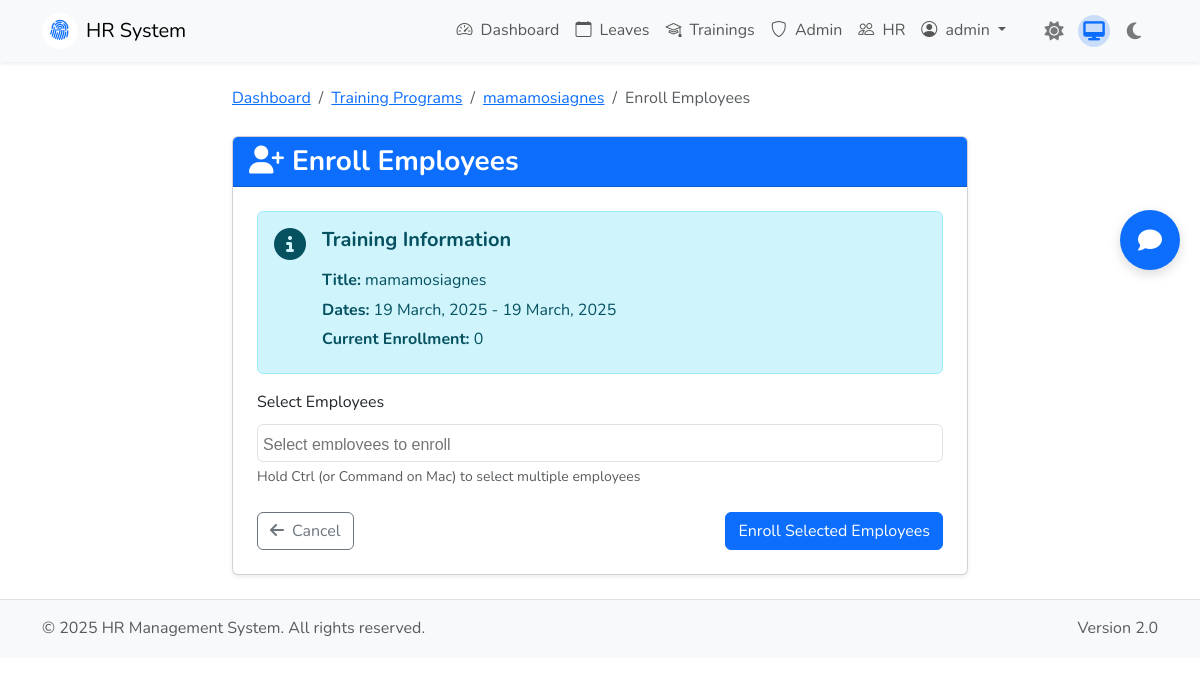
The page /trainings/4/enroll (signed in) on the database its author committed.
### models.py (models this page shows, shortened)
class User(UserMixin, db.Model):
    id = db.Column(db.Integer, primary_key=True)
    username = db.Column(db.String(80), unique=True, nullable=False)
    email = db.Column(db.String(120), unique=True, nullable=False)
    password_hash = db.Column(db.String(200), nullable=False)
    department = db.Column(db.String(100), nullable=False)
    role = db.Column(db.String(20), nullable=False, default='employee')  # 'employee', 'hr', 'admin'
    @property
    def has_complete_profile(self):
        return hasattr(self, 'profile') and self.profile is not None and \
               self.profile.first_name is not None and \
               self.profile.last_name is not None
    def get_display_name(self):
        if self.has_complete_profile:
            return self.profile.get_full_name()
        return self.username
    def is_admin(self):
        return self.role == 'admin'
    def is_hr(self):
        return self.role == 'hr'

class TrainingProgram(db.Model):
    id = db.Column(db.Integer, primary_key=True)
    title = db.Column(db.String(100), nullable=False)
    description = db.Column(db.Text)
    instructor = db.Column(db.String(100))
    start_date = db.Column(db.Date, nullable=False)
    end_date = db.Column(db.Date, nullable=False)
    location = db.Column(db.String(100))
    max_participants = db.Column(db.Integer, default=0)  # 0 means unlimited
    category = db.Column(db.String(50), nullable=False)  # technical, soft-skills, compliance, etc.
    status = db.Column(db.String(20), default='upcoming')  # upcoming, in-progress, completed, cancelled
    created_by = db.Column(db.Integer, db.ForeignKey('user.id'), nullable=False)
    created_at = db.Column(db.DateTime, default=datetime.utcnow)
    updated_at = db.Column(db.DateTime, default=datetime.utcnow, onupdate=datetime.utcnow)
    creator = db.relationship('User', foreign_keys=[created_by], backref=db.backref('created_trainings', lazy='dynamic'))
    enrollments = db.relationship('TrainingEnrollment', back_populates='training', cascade='all, delete-orphan')
    @property
    def enrolled_count(self):
        return TrainingEnrollment.query.filter_by(training_id=self.id).count()
    @property
    def is_full(self):
        if self.max_participants == 0:  # Unlimited participants
            return False
        return self.enrolled_count >= self.max_participants

### app.py (the view, shortened to what this page needs)
@app.route('/trainings/<int:training_id>/enroll', methods=['GET', 'POST'])
@login_required
def enroll_training(training_id):
    training = TrainingProgram.query.get_or_404(training_id)
    if training.status not in ['upcoming', 'in-progress']:
        flash('Enrollment is not available for this training.', 'warning')
        return redirect(url_for('view_training', training_id=training_id))
    if training.is_full:
        flash('This training is at maximum capacity.', 'warning')
        return redirect(url_for('view_training', training_id=training_id))
    if current_user.is_hr() or current_user.is_admin():
        form = EnrollmentForm()
        enrolled_ids = [e.employee_id for e in TrainingEnrollment.query.filter_by(training_id=training_id).all()]
        available_employees = User.query.filter(User.id.notin_(enrolled_ids) if enrolled_ids else True).all()
        form.employees.choices = [(e.id, e.get_display_name() or e.username) for e in available_employees]
        return render_template('trainings/enroll.html', form=form, training=training)

### forms.py
class EnrollmentForm(FlaskForm):
    employees = SelectMultipleField('Select Employees', coerce=int)
    submit = SubmitField('Enroll Selected Employees')

### app.py (called while the page is built)
@login_manager.user_loader
def load_user(user_id):
    return User.query.get(int(user_id))

@app.context_processor
def utility_processor():
    def get_profile_image_url(profile_image, width=300, height=300, version=None):
        if not profile_image or profile_image == 'default-profile':
            return url_for('static', filename='img/default-profile.png')
        return get_optimized_url(profile_image, width, height, version=version)
    now = datetime.now()
    return dict(get_profile_image_url=get_profile_image_url, now=now)

### models.py (called while the page is built)
    def get_full_name(self):
        if self.first_name and self.last_name:
            return f"{self.first_name} {self.last_name}"
        return None

### templates/trainings/enroll.html (shortened to what this page needs)
{% extends "base.html" %}
{% block extra_css %}
<link href="https://cdn.jsdelivr.net/npm/select2@4.1.0-rc.0/dist/css/select2.min.css" rel="stylesheet" />
{% endblock %}
{% block content %}
<div class="row justify-content-center">
    <div class="col-lg-8">
        <nav aria-label="breadcrumb" class="mb-4">
            <ol class="breadcrumb">
                <li class="breadcrumb-item"><a href="{{ url_for('dashboard') }}">Dashboard</a></li>
                <li class="breadcrumb-item"><a href="{{ url_for('trainings') }}">Training Programs</a></li>
                <li class="breadcrumb-item"><a href="{{ url_for('view_training', training_id=training.id) }}">{{ training.title }}</a></li>
                <li class="breadcrumb-item active" aria-current="page">Enroll Employees</li>
            </ol>
        </nav>
        <div class="card shadow-sm">
            <div class="card-header bg-primary text-white">
                <h3 class="card-title mb-0">
                    <i class="fas fa-user-plus me-2"></i>Enroll Employees
                </h3>
            </div>
            <div class="card-body p-4">
                <div class="alert alert-info">
                    <div class="d-flex">
                        <div class="me-3">
                            <i class="fas fa-info-circle fa-2x"></i>
                        </div>
                        <div>
                            <h5 class="alert-heading">Training Information</h5>
                            <p class="mb-1"><strong>Title:</strong> {{ training.title }}</p>
                            <p class="mb-1"><strong>Dates:</strong> {{ training.start_date.strftime('%d %B, %Y') }} - {{ training.end_date.strftime('%d %B, %Y') }}</p>
                            <p class="mb-1"><strong>Current Enrollment:</strong> {{ training.enrolled_count }}
                            </p>
                        </div>
                    </div>
                </div>
                <form method="POST" action="{{ url_for('enroll_training', training_id=training.id) }}">
                    <div class="mb-4">
                        <label class="form-label">{{ form.employees.label }}</label>
                        <div class="form-text">
                            Hold Ctrl (or Command on Mac) to select multiple employees
                        </div>
                    </div>
                    <div class="d-flex justify-content-between">
                        <a href="{{ url_for('view_training', training_id=training.id) }}" class="btn btn-outline-secondary">
                            <i class="fas fa-arrow-left me-2"></i>Cancel
                        </a>
                        {{ form.submit(class="btn btn-primary") }}
                    </div>
                </form>
            </div>
        </div>
    </div>
</div>
{% endblock %}

### templates/base.html (shortened to what this page needs)
<!DOCTYPE html>
<html lang="en">
<head>
    <link href="https://cdn.jsdelivr.net/npm/bootstrap@5.3.0/dist/css/bootstrap.min.css" rel="stylesheet">
    <link rel="stylesheet" href="https://cdn.jsdelivr.net/npm/bootstrap-icons@1.10.0/font/bootstrap-icons.css">
    <link rel="stylesheet" href="https://cdnjs.cloudflare.com/ajax/libs/font-awesome/6.4.0/css/all.min.css">
    <link rel="stylesheet" href="{{ url_for('static', filename='css/ui-kit.css') }}">
    <link rel="stylesheet" href="{{ url_for('static', filename='css/theme-toggle.css') }}">
    {% block extra_css %}{% endblock %}
</head>
<body>
    <nav class="navbar navbar-expand-lg navbar-light bg-body-tertiary sticky-top shadow-sm">
        <div class="container">
            <a class="navbar-brand d-flex align-items-center" href="{{ url_for('index') }}">
                <div class="brand-icon me-2 d-flex align-items-center justify-content-center bg-white rounded-circle" style="width:36px;height:36px;">
                    <i class="bi bi-fingerprint text-primary" style="font-size:1.3rem;"></i>
                </div>
                <span>HR System</span>
            </a>
            <div class="collapse navbar-collapse" id="navbarNav">
                <ul class="navbar-nav ms-auto">
                    {% if current_user.is_authenticated %}
                    <li class="nav-item">
                        <a class="nav-link" href="{{ url_for('dashboard') }}">
                            <i class="bi bi-speedometer2 me-1"></i> Dashboard
                        </a>
                    </li>
                    <li class="nav-item">
                        <a class="nav-link" href="{{ url_for('leaves') }}">
                            <i class="bi bi-calendar me-1"></i> Leaves
                        </a>
                    </li>
                    <li class="nav-item">
                        <a class="nav-link" href="{{ url_for('trainings') }}">
                            <i class="bi bi-mortarboard me-1"></i> Trainings
                        </a>
                    </li>
                    {% if current_user.is_admin() %}
                    <li class="nav-item">
                        <a class="nav-link" href="{{ url_for('admin_dashboard') }}">
                            <i class="bi bi-shield me-1"></i> Admin
                        </a>
                    </li>
                    {% endif %}
                    {% if current_user.is_hr() or current_user.is_admin() %}
                    <li class="nav-item">
                        <a class="nav-link" href="{{ url_for('hr_dashboard') }}">
                            <i class="bi bi-people me-1"></i> HR
                        </a>
                    </li>
                    {% endif %}
                    <li class="nav-item dropdown">
                        <a class="nav-link dropdown-toggle" href="#" role="button" data-bs-toggle="dropdown">
                            <i class="bi bi-person-circle me-1"></i> {{ current_user.username }}
                        </a>
                    </li>
                    {% endif %}
                </ul>
                {% include 'components/theme_toggle.html' %}
            </div>
        </div>
    </nav>
    <div class="container my-4">
        <div id="content-wrapper">
            {% block content %}{% endblock %}
        </div>
    </div>
    <footer class="footer mt-auto py-3 bg-body-tertiary border-top">
        <div class="container">
            <div class="row">
                <div class="col-md-6 text-center text-md-start">
                    <span class="text-body-secondary">© 2025 HR Management System. All rights reserved.</span>
                </div>
                <div class="col-md-6 text-center text-md-end">
                    <span class="text-body-secondary">Version 2.0</span>
                </div>
            </div>
        </div>
    </footer>
    {% if current_user.is_authenticated %}
    {% include 'components/chatbot.html' %}
    {% endif %}
    <link rel="stylesheet" href="{{ url_for('static', filename='css/chatbot.css') }}">
</body>
</html>

### static/css/ui-kit.css (style rules this page uses)
:root { --hr-primary: #4e73df; --hr-primary-hover: #2e59d9; --hr-success: #1cc88a; --hr-info: #36b9cc; --hr-warning: #f6c23e; --hr-danger: #e74a3b; --hr-secondary: #858796; --hr-light: #f8f9fc; --hr-dark: #5a5c69; --hr-space-xs: 0.25rem; --hr-space-sm: 0.5rem; --hr-space-md: 1rem; --hr-space-lg: 1.5rem; --hr-space-xl: 2rem; --hr-space-xxl: 3rem; --hr-font-family: 'Nunito', -apple-system, BlinkMacSystemFont, "Segoe UI", Roboto, "Helvetica Neue", Arial, sans-serif; --hr-body-font-size: 1rem; --hr-border-radius-sm: 0.25rem; --hr-border-radius: 0.35rem; --hr-border-radius-lg: 0.5rem; --hr-border-radius-xl: 1rem; }
body { font-family: var(--hr-font-family); font-size: var(--hr-body-font-size); line-height: 1.6; }
h1, h2, h3, h4, h5, h6 { font-weight: 700; line-height: 1.2; margin-bottom: var(--hr-space-md); }

### static/css/theme-toggle.css (style rules this page uses)
html { transition: background-color 0.3s ease, color 0.3s ease; }
body { transition: background-color 0.3s ease, color 0.3s ease; }
.card, .navbar, .btn, .form-control, .form-select, .modal, .table, .input-group-text, .dropdown-menu, .alert, .badge { transition: all 0.3s ease; }

### rows shown on the page
User: username "admin"
TrainingProgram: title "mamamosiagnes", start_date "19 March, 2025", end_date "19 March, 2025"

### other values the page prints
{{ training.enrolled_count }} "0"
